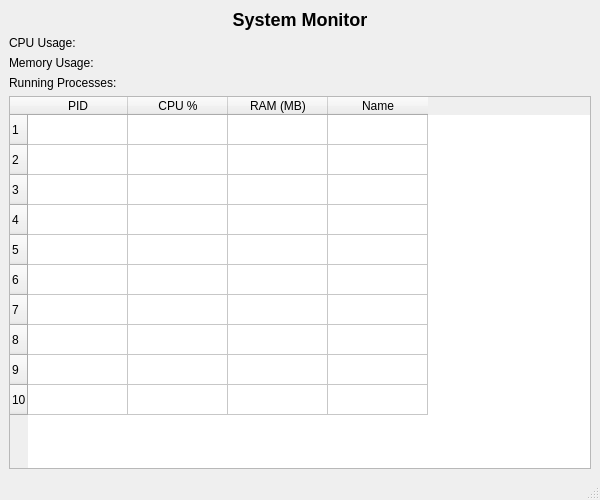
<?xml version="1.0" encoding="UTF-8"?>
<ui version="4.0">
    <class>MainWindow</class>
    <widget class="QMainWindow" name="MainWindow">
        <property name="geometry">
            <rect>
                <x>0</x>
                <y>0</y>
                <width>600</width>
                <height>500</height>
            </rect>
        </property>
        <property name="windowTitle">
            <string>System Monitor</string>
        </property>
        <widget class="QWidget" name="centralwidget">
            <layout class="QVBoxLayout" name="verticalLayout" stretch="0,0,0,0,1">
                <item>
                    <widget class="QLabel" name="titleLabel">
                        <property name="text">
                            <string>&lt;h2&gt;System Monitor&lt;/h2&gt;</string>
                        </property>
                        <property name="alignment">
                            <set>Qt::AlignCenter</set>
                        </property>
                    </widget>
                </item>
                <item>
                    <widget class="QLabel" name="cpuLabel">
                        <property name="text">
                            <string>CPU Usage: </string>
                        </property>
                    </widget>
                </item>
                <item>
                    <widget class="QLabel" name="memoryLabel">
                        <property name="text">
                            <string>Memory Usage: </string>
                        </property>
                    </widget>
                </item>
                <item>
                    <widget class="QLabel" name="processCountLabel">
                        <property name="text">
                            <string>Running Processes: </string>
                        </property>
                    </widget>
                </item>
                <item>
                    <widget class="QTableWidget" name="processTable">
                        <property name="columnCount">
                            <number>4</number>
                        </property>
                        <property name="rowCount">
                            <number>10</number>
                        </property>
                        <column>
                            <property name="text">
                                <string>PID</string>
                            </property>
                        </column>
                        <column>
                            <property name="text">
                                <string>CPU %</string>
                            </property>
                        </column>
                        <column>
                            <property name="text">
                                <string>RAM (MB)</string>
                            </property>
                        </column>
                        <column>
                            <property name="text">
                                <string>Name</string>
                            </property>
                        </column>
                    </widget>
                </item>
            </layout>
        </widget>
        <widget class="QMenuBar" name="menubar"/>
        <widget class="QStatusBar" name="statusbar"/>
    </widget>
    <resources/>
    <connections/>
</ui>
